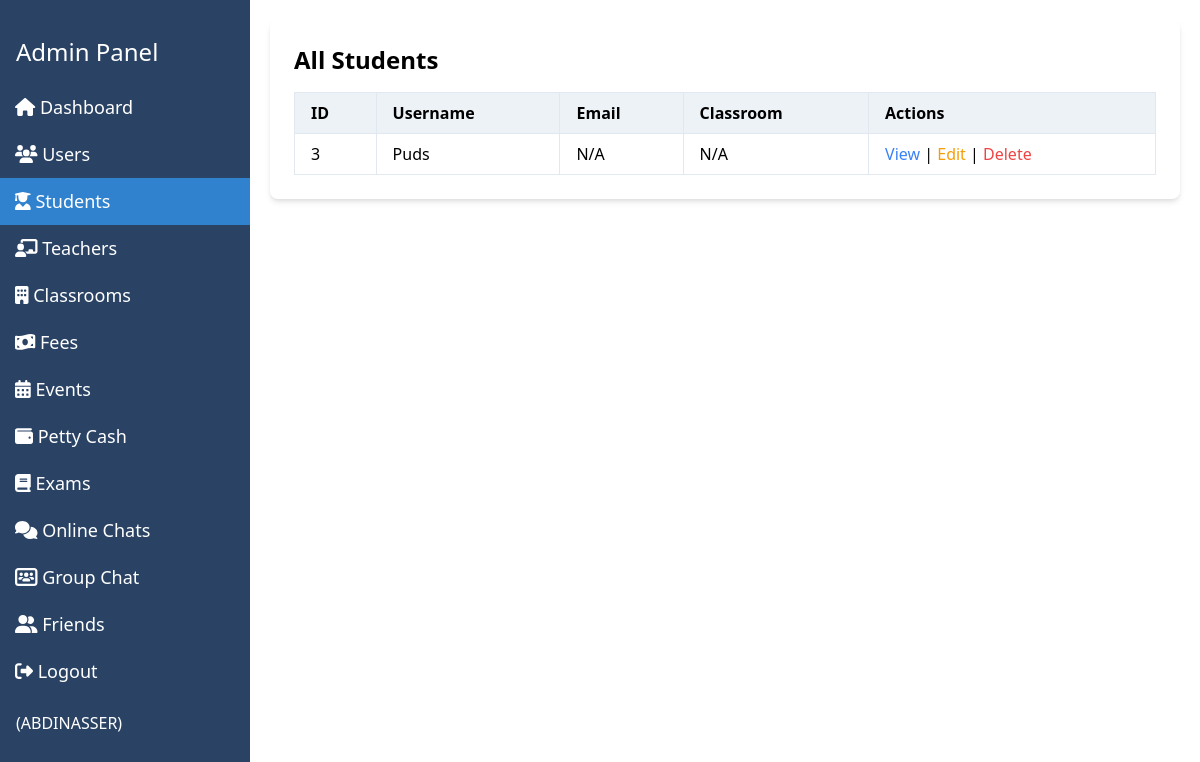
Screenshot of /dashboard/students/ (signed in) with the database file from the repository.
### value/models.py (models this page shows, shortened)
class User(AbstractUser):
    ROLE_CHOICES = [
        ('admin', 'Admin'),
        ('teacher', 'Teacher'),
        ('student', 'Student'),
        ('parent', 'Parent'),
    ]
    role = models.CharField(max_length=10, choices=ROLE_CHOICES)

class Student(models.Model):
    user = models.OneToOneField(User, on_delete=models.CASCADE)
    student_class = models.ForeignKey(Classroom, on_delete=models.SET_NULL, null=True)

### value/views.py (the view)
# urls.py: path('dashboard/students/', views.student_list, name='dashboard_student_list'),
@login_required
def student_list(request):
    if not (request.user.is_superuser or request.user.is_staff or request.user.role == 'parent' or request.user.role == 'teacher'):
        messages.warning(request, "You do not have permission to access this page.")
        return redirect('value:home')
    context = get_dashboard_common_context()
    context['students'] = Student.objects.select_related('user', 'student_class').order_by('user__username')
    context['active_view'] = 'students'
    return render(request, 'admin/admin_dashboard.html', context)

### value/templates/admin/admin_dashboard.html (shortened to what this page needs)
<!DOCTYPE html>
<html lang="en">
<head>
    {% load static %}
    <link href="https://cdn.jsdelivr.net/npm/tailwindcss@2.2.19/dist/tailwind.min.css" rel="stylesheet">
    <link rel="stylesheet" href="{% static 'css/fontawesome.css' %}">
</head>
<body>
    <div class="flex min-h-screen">
        <div class="sidebar">
            <h2 class="text-white text-2xl p-4">Admin Panel</h2>
            <a href="{% url 'value:dashboard_home' %}" class="{% if active_view == 'home' %}active{% endif %}"><i class="fas fa-home"></i> Dashboard</a>
            <a href="{% url 'value:dashboard_user_list' %}" class="{% if active_view == 'users' %}active{% endif %}"><i class="fas fa-users"></i> Users</a>
            <a href="{% url 'value:dashboard_student_list' %}" class="{% if active_view == 'students' %}active{% endif %}"><i class="fas fa-user-graduate"></i> Students</a>
            <a href="{% url 'value:dashboard_teacher_list' %}" class="{% if active_view == 'teachers' %}active{% endif %}"><i class="fas fa-chalkboard-teacher"></i> Teachers</a>
            <a href="{% url 'value:dashboard_classroom_list' %}" class="{% if active_view == 'classrooms' %}active{% endif %}"><i class="fas fa-building"></i> Classrooms</a>
            <a href="{% url 'value:payment_list' %}" class="{% if active_view == 'payments' %}active{% endif %}"><i class="fas fa-money-bill-wave"></i> Fees</a>
            <a href="{% url 'value:event_list' %}" class="{% if active_view == 'events' %}active{% endif %}"><i class="fas fa-calendar-alt"></i> Events</a>
            <a href="{% url 'value:petty_cash_list' %}" class="{% if active_view == 'petty_cash' %}active{% endif %}"><i class="fas fa-wallet"></i> Petty Cash</a>
            <a href="{% url 'value:exam_list' %}" class="{% if active_view == 'exams' %}active{% endif %}"><i class="fas fa-book"></i> Exams</a>
            <a href="{% url 'value:chat_room' %}" class="{% if active_view == 'chat_room' %}active{% endif %}"><i class="fas fa-comments"></i> Online Chats</a>
            <a href="{% url 'value:group_chat' %}" class="{% if active_view == 'group_chat' %}active{% endif %}"><i class="fas fa-users-rectangle"></i> Group Chat</a>
            <a href="{% url 'value:friends_list' %}" class="{% if active_view == 'friends_list' %}active{% endif %}"><i class="fas fa-user-friends"></i> Friends</a>
            <a href="{% url 'value:logout_view' %}" class=""><i class="fas fa-sign-out-alt"></i> Logout</a>
            <p class="text-white p-4">({{ request.user.username|upper }})</p>
        </div>
        <div class="content">
            {% if active_view == 'home' %}
                <div class="bg-white p-6 rounded-lg shadow-md">
                    <h1 class="text-2xl font-bold mb-4">Dashboard Home</h1>
                    <div class="grid grid-cols-1 md:grid-cols-2 lg:grid-cols-4 gap-4">
                        <div class="bg-blue-100 p-4 rounded-lg text-center shadow-sm">
                            <h3 class="text-lg font-semibold">Total Students</h3>
                            <p class="text-3xl font-bold text-blue-800" id="totalStudents">{{ total_students }}</p>
                            <a href="{% url 'value:dashboard_student_list' %}" class="mt-2 inline-block bg-blue-500 text-white p-2 rounded hover:bg-blue-600">Manage Students</a>
                        </div>
                        <div class="bg-green-100 p-4 rounded-lg text-center shadow-sm">
                            <h3 class="text-lg font-semibold">Total Teachers</h3>
                            <p class="text-3xl font-bold text-green-800">{{ total_teachers }}</p>
                            <a href="{% url 'value:dashboard_teacher_list' %}" class="mt-2 inline-block bg-green-500 text-white p-2 rounded hover:bg-green-600">Manage Teachers</a>
                        </div>
                        <div class="bg-purple-100 p-4 rounded-lg text-center shadow-sm">
                            <h3 class="text-lg font-semibold">Total Users</h3>
                            <p class="text-3xl font-bold text-purple-800">{{ total_users }}</p>
                            <a href="{% url 'value:dashboard_user_list' %}" class="mt-2 inline-block bg-purple-500 text-white p-2 rounded hover:bg-purple-600">Manage Users</a>
                        </div>
                        <div class="bg-yellow-100 p-4 rounded-lg text-center shadow-sm">
                            <h3 class="text-lg font-semibold">Total Classrooms</h3>
                            <p class="text-3xl font-bold text-yellow-800">{{ total_classrooms }}</p>
                            <a href="{% url 'value:dashboard_classroom_list' %}" class="mt-2 inline-block bg-yellow-500 text-white p-2 rounded hover:bg-yellow-600">Manage Classrooms</a>
                        </div>
                    </div>
                    <div class="mt-6 bg-white p-6 rounded-lg shadow-md">
                        <h3 class="text-xl font-semibold mb-4">Add/Delete Student</h3>
                        <form method="POST" action="{% url 'value:dashboard_home' %}">
                            {% csrf_token %}
                            <div class="grid grid-cols-1 md:grid-cols-4 gap-4 mb-4">
                                <input type="text" name="username" placeholder="Username" class="border p-2 rounded focus:outline-none focus:ring-2 focus:ring-blue-500">
                                <input type="password" name="password" placeholder="Password" class="border p-2 rounded focus:outline-none focus:ring-2 focus:ring-blue-500">
                                <input type="password" name="password2" placeholder="Confirm Password" class="border p-2 rounded focus:outline-none focus:ring-2 focus:ring-blue-500">
                                <input type="text" name="grade" placeholder="Classroom ID (optional)" class="border p-2 rounded focus:outline-none focus:ring-2 focus:ring-blue-500">
                                <input type="hidden" name="role" value="student">
                                <input type="hidden" name="action" value="add_student">
                            </div>
                            <button type="submit" class="bg-green-500 text-white p-3 rounded hover:bg-green-600">Add Student</button>
                        </form>
                        <form method="POST" action="{% url 'value:dashboard_home' %}" class="mt-4">
                            {% csrf_token %}
                            <div class="flex items-center space-x-2">
                                <input type="text" name="username" placeholder="Username to delete" class="border p-2 rounded focus:outline-none focus:ring-2 focus:ring-red-500">
                                <input type="hidden" name="action" value="delete_student">
                                <button type="submit" class="bg-red-500 text-white p-3 rounded hover:bg-red-600">Delete Student</button>
                            </div>
                        </form>
                    </div>
                </div>
            {% elif active_view == 'students' %}
                <div class="bg-white p-6 rounded-lg shadow-md">
                    <h1 class="text-2xl font-bold mb-4">All Students</h1>
                    <table class="min-w-full bg-white">
                        <thead>
                            <tr>
                                <th class="py-2 px-4 border-b">ID</th>
                                <th class="py-2 px-4 border-b">Username</th>
                                <th class="py-2 px-4 border-b">Email</th>
                                <th class="py-2 px-4 border-b">Classroom</th>
                                <th class="py-2 px-4 border-b">Actions</th>
                            </tr>
                        </thead>
                        <tbody>
                            {% for student in students %}
                                <tr>
                                    <td class="py-2 px-4 border-b">{{ student.id }}</td>
                                    <td class="py-2 px-4 border-b">{{ student.user.username }}</td>
                                    <td class="py-2 px-4 border-b">{{ student.user.email|default:"N/A" }}</td>
                                    <td class="py-2 px-4 border-b">{{ student.student_class.name|default:'N/A' }}</td>
                                    <td class="py-2 px-4 border-b">
                                        <a href="{% url 'value:student_detail' student.id %}" class="text-blue-500 hover:text-blue-700">View</a> |
                                        <a href="#" class="text-yellow-500 hover:text-yellow-700">Edit</a> |
                                        <a href="#" class="text-red-500 hover:text-red-700">Delete</a>
                                    </td>
                                </tr>
                            {% empty %}
                                <tr>
                                    <td colspan="5" class="py-4 px-4 text-center text-gray-500">No students found.</td>
                                </tr>
                            {% endfor %}
                        </tbody>
                    </table>
                </div>
            {% endif %}
        </div>
    </div>
</body>
</html>

### value/templates/admin/admin_dashboard.html (style rules this page uses)
.sidebar { width: 250px; position: fixed; height: 100%; background: #2a4365; padding-top: 20px; overflow-y: auto; }
.sidebar a { padding: 10px 15px; text-decoration: none; font-size: 18px; color: white; display: block; }
.sidebar a:hover, .sidebar a.active { background-color: #3182ce; }
.content { margin-left: 250px; padding: 20px; flex-grow: 1; }
table { width: 100%; border-collapse: collapse; margin-top: 1rem; }
th, td { border: 1px solid #e2e8f0; padding: 0.75rem; text-align: left; }
th { background-color: #edf2f7; font-weight: bold; }

### rows the page displays
User: user.username "ABDINASSER"
Student: id "3", user.username "Puds", user.email "N/A", student_class.name "N/A"
